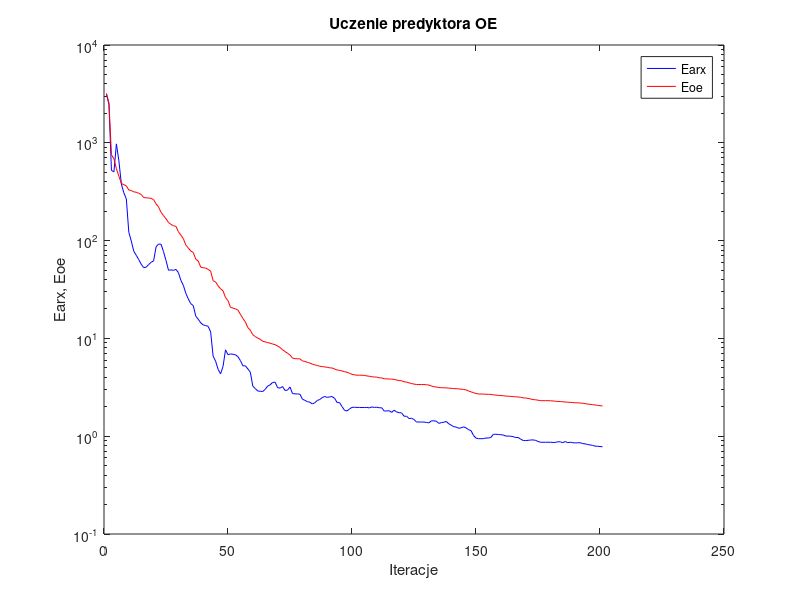
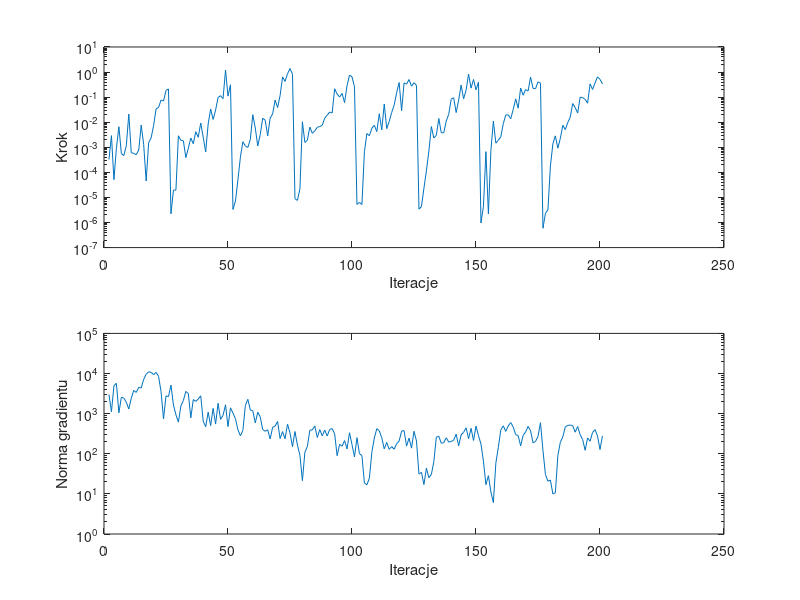

Write MATLAB code to recreate these figures, in order.
%uczenie predyktora oe
clear all;
n=0; farx(n+1)=3.122294e+003; foe(n+1)=3.204620e+003; wspucz(n+1)=0.000000e+000; ng(n+1)=0.000000e+000;
%odnowa zmiennej metryki
n=1; farx(n+1)=2.466100e+003; foe(n+1)=2.546111e+003; krok(n+1)=3.241749e-004; ng(n+1)=2.997538e+003;
n=2; farx(n+1)=5.220157e+002; foe(n+1)=7.561907e+002; krok(n+1)=2.914669e-003; ng(n+1)=1.116804e+003;
n=3; farx(n+1)=5.049183e+002; foe(n+1)=6.864577e+002; krok(n+1)=5.111781e-005; ng(n+1)=4.934676e+003;
n=4; farx(n+1)=9.750298e+002; foe(n+1)=5.435384e+002; krok(n+1)=9.177573e-004; ng(n+1)=5.708191e+003;
n=5; farx(n+1)=6.532373e+002; foe(n+1)=4.554085e+002; krok(n+1)=6.607631e-003; ng(n+1)=1.046750e+003;
n=6; farx(n+1)=3.790468e+002; foe(n+1)=3.840179e+002; krok(n+1)=5.580990e-004; ng(n+1)=2.560219e+003;
n=7; farx(n+1)=3.081177e+002; foe(n+1)=3.732231e+002; krok(n+1)=4.690560e-004; ng(n+1)=2.431212e+003;
n=8; farx(n+1)=2.670973e+002; foe(n+1)=3.631324e+002; krok(n+1)=1.172316e-003; ng(n+1)=1.926934e+003;
n=9; farx(n+1)=1.217955e+002; foe(n+1)=3.293520e+002; krok(n+1)=2.119383e-002; ng(n+1)=1.306502e+003;
n=10; farx(n+1)=9.906768e+001; foe(n+1)=3.245571e+002; krok(n+1)=6.061801e-004; ng(n+1)=2.409311e+003;
n=11; farx(n+1)=7.797487e+001; foe(n+1)=3.154605e+002; krok(n+1)=5.782294e-004; ng(n+1)=3.792805e+003;
n=12; farx(n+1)=7.077095e+001; foe(n+1)=3.120705e+002; krok(n+1)=5.061965e-004; ng(n+1)=3.387387e+003;
n=13; farx(n+1)=6.398353e+001; foe(n+1)=3.049873e+002; krok(n+1)=7.740461e-004; ng(n+1)=4.537291e+003;
n=14; farx(n+1)=5.731645e+001; foe(n+1)=2.961512e+002; krok(n+1)=7.737158e-003; ng(n+1)=4.354803e+003;
n=15; farx(n+1)=5.295333e+001; foe(n+1)=2.755085e+002; krok(n+1)=1.276921e-003; ng(n+1)=7.163008e+003;
n=16; farx(n+1)=5.350006e+001; foe(n+1)=2.741652e+002; krok(n+1)=4.532526e-005; ng(n+1)=9.585502e+003;
n=17; farx(n+1)=5.691367e+001; foe(n+1)=2.726157e+002; krok(n+1)=1.528320e-003; ng(n+1)=1.105007e+004;
n=18; farx(n+1)=5.998381e+001; foe(n+1)=2.701301e+002; krok(n+1)=2.366515e-003; ng(n+1)=1.064593e+004;
n=19; farx(n+1)=6.204011e+001; foe(n+1)=2.624709e+002; krok(n+1)=7.342058e-003; ng(n+1)=9.404616e+003;
n=20; farx(n+1)=8.644638e+001; foe(n+1)=2.373532e+002; krok(n+1)=3.432277e-002; ng(n+1)=1.065354e+004;
n=21; farx(n+1)=9.218729e+001; foe(n+1)=2.205431e+002; krok(n+1)=3.863769e-002; ng(n+1)=8.540343e+003;
n=22; farx(n+1)=9.182451e+001; foe(n+1)=1.944533e+002; krok(n+1)=7.672268e-002; ng(n+1)=3.544927e+003;
n=23; farx(n+1)=7.709837e+001; foe(n+1)=1.800888e+002; krok(n+1)=7.000904e-002; ng(n+1)=7.361660e+002;
n=24; farx(n+1)=6.270055e+001; foe(n+1)=1.672855e+002; krok(n+1)=1.855710e-001; ng(n+1)=2.772623e+003;
n=25; farx(n+1)=4.978836e+001; foe(n+1)=1.532186e+002; krok(n+1)=2.114442e-001; ng(n+1)=2.654302e+003;
%odnowa zmiennej metryki
n=26; farx(n+1)=5.016830e+001; foe(n+1)=1.464646e+002; krok(n+1)=2.219980e-006; ng(n+1)=5.144129e+003;
n=27; farx(n+1)=4.963467e+001; foe(n+1)=1.417735e+002; krok(n+1)=1.953303e-005; ng(n+1)=1.635238e+003;
n=28; farx(n+1)=5.078558e+001; foe(n+1)=1.399700e+002; krok(n+1)=1.977673e-005; ng(n+1)=9.389887e+002;
n=29; farx(n+1)=4.711381e+001; foe(n+1)=1.232460e+002; krok(n+1)=2.883948e-003; ng(n+1)=6.158782e+002;
n=30; farx(n+1)=3.919309e+001; foe(n+1)=1.137516e+002; krok(n+1)=1.902387e-003; ng(n+1)=1.547784e+003;
n=31; farx(n+1)=3.487398e+001; foe(n+1)=1.044539e+002; krok(n+1)=1.812955e-003; ng(n+1)=2.122127e+003;
n=32; farx(n+1)=2.887609e+001; foe(n+1)=9.014245e+001; krok(n+1)=3.870864e-004; ng(n+1)=3.573731e+003;
n=33; farx(n+1)=2.532004e+001; foe(n+1)=8.388531e+001; krok(n+1)=9.064776e-004; ng(n+1)=3.165049e+003;
n=34; farx(n+1)=2.265406e+001; foe(n+1)=7.830823e+001; krok(n+1)=2.341941e-003; ng(n+1)=7.863182e+002;
n=35; farx(n+1)=2.161881e+001; foe(n+1)=7.555969e+001; krok(n+1)=1.389400e-003; ng(n+1)=2.244180e+003;
n=36; farx(n+1)=1.688986e+001; foe(n+1)=6.457774e+001; krok(n+1)=4.181404e-003; ng(n+1)=2.023931e+003;
n=37; farx(n+1)=1.571043e+001; foe(n+1)=6.180956e+001; krok(n+1)=2.511035e-003; ng(n+1)=2.313126e+003;
n=38; farx(n+1)=1.442488e+001; foe(n+1)=5.353408e+001; krok(n+1)=9.296334e-003; ng(n+1)=2.778966e+003;
n=39; farx(n+1)=1.373016e+001; foe(n+1)=5.278659e+001; krok(n+1)=2.519327e-003; ng(n+1)=6.519426e+002;
n=40; farx(n+1)=1.353158e+001; foe(n+1)=5.240226e+001; krok(n+1)=6.518015e-004; ng(n+1)=4.699584e+002;
n=41; farx(n+1)=1.328772e+001; foe(n+1)=5.077224e+001; krok(n+1)=8.471180e-003; ng(n+1)=1.088965e+003;
n=42; farx(n+1)=1.166357e+001; foe(n+1)=4.864341e+001; krok(n+1)=3.377395e-002; ng(n+1)=5.035596e+002;
n=43; farx(n+1)=6.580255e+000; foe(n+1)=3.895448e+001; krok(n+1)=1.291090e-002; ng(n+1)=1.358032e+003;
n=44; farx(n+1)=5.850696e+000; foe(n+1)=3.776972e+001; krok(n+1)=3.064379e-002; ng(n+1)=5.498086e+002;
n=45; farx(n+1)=4.832156e+000; foe(n+1)=3.445484e+001; krok(n+1)=9.759878e-002; ng(n+1)=1.814558e+003;
n=46; farx(n+1)=4.334509e+000; foe(n+1)=3.212896e+001; krok(n+1)=1.143175e-001; ng(n+1)=7.205135e+002;
n=47; farx(n+1)=5.180630e+000; foe(n+1)=3.061637e+001; krok(n+1)=8.693674e-002; ng(n+1)=9.056328e+002;
n=48; farx(n+1)=7.633274e+000; foe(n+1)=2.613040e+001; krok(n+1)=1.193773e+000; ng(n+1)=1.659315e+003;
n=49; farx(n+1)=6.810498e+000; foe(n+1)=2.436930e+001; krok(n+1)=1.096649e-001; ng(n+1)=4.745273e+002;
n=50; farx(n+1)=6.941667e+000; foe(n+1)=2.076434e+001; krok(n+1)=3.119789e-001; ng(n+1)=1.399460e+003;
%odnowa zmiennej metryki
n=51; farx(n+1)=6.880490e+000; foe(n+1)=2.040620e+001; krok(n+1)=3.315755e-006; ng(n+1)=1.030037e+003;
n=52; farx(n+1)=6.792600e+000; foe(n+1)=2.006673e+001; krok(n+1)=7.156975e-006; ng(n+1)=7.476420e+002;
n=53; farx(n+1)=6.510358e+000; foe(n+1)=1.949919e+001; krok(n+1)=5.007398e-005; ng(n+1)=3.969785e+002;
n=54; farx(n+1)=5.929889e+000; foe(n+1)=1.763939e+001; krok(n+1)=4.050306e-004; ng(n+1)=2.803466e+002;
n=55; farx(n+1)=5.243740e+000; foe(n+1)=1.601305e+001; krok(n+1)=1.667309e-003; ng(n+1)=3.788446e+002;
n=56; farx(n+1)=5.241622e+000; foe(n+1)=1.473556e+001; krok(n+1)=1.131319e-003; ng(n+1)=1.610215e+003;
n=57; farx(n+1)=4.880380e+000; foe(n+1)=1.290196e+001; krok(n+1)=9.846126e-004; ng(n+1)=2.278704e+003;
n=58; farx(n+1)=4.506807e+000; foe(n+1)=1.211245e+001; krok(n+1)=2.045232e-003; ng(n+1)=1.226683e+003;
n=59; farx(n+1)=3.250319e+000; foe(n+1)=1.090767e+001; krok(n+1)=1.989989e-002; ng(n+1)=1.179136e+003;
n=60; farx(n+1)=3.069525e+000; foe(n+1)=1.044388e+001; krok(n+1)=5.849663e-003; ng(n+1)=5.879218e+002;
n=61; farx(n+1)=2.899408e+000; foe(n+1)=1.006210e+001; krok(n+1)=1.130654e-003; ng(n+1)=1.084271e+003;
n=62; farx(n+1)=2.880562e+000; foe(n+1)=9.788161e+000; krok(n+1)=3.204735e-003; ng(n+1)=8.285866e+002;
n=63; farx(n+1)=2.863873e+000; foe(n+1)=9.343497e+000; krok(n+1)=1.450364e-002; ng(n+1)=4.020496e+002;
n=64; farx(n+1)=3.018280e+000; foe(n+1)=9.215334e+000; krok(n+1)=1.199953e-002; ng(n+1)=3.635429e+002;
n=65; farx(n+1)=3.252580e+000; foe(n+1)=9.058667e+000; krok(n+1)=2.855545e-003; ng(n+1)=3.964729e+002;
n=66; farx(n+1)=3.354335e+000; foe(n+1)=8.934979e+000; krok(n+1)=1.464382e-002; ng(n+1)=2.340342e+002;
n=67; farx(n+1)=3.544657e+000; foe(n+1)=8.760593e+000; krok(n+1)=2.147336e-002; ng(n+1)=4.575804e+002;
n=68; farx(n+1)=3.566790e+000; foe(n+1)=8.626975e+000; krok(n+1)=7.652986e-002; ng(n+1)=4.889756e+002;
n=69; farx(n+1)=3.134802e+000; foe(n+1)=8.359793e+000; krok(n+1)=3.840290e-002; ng(n+1)=6.389785e+002;
n=70; farx(n+1)=3.105028e+000; foe(n+1)=8.065537e+000; krok(n+1)=1.146023e-001; ng(n+1)=2.390400e+002;
n=71; farx(n+1)=3.215615e+000; foe(n+1)=7.652986e+000; krok(n+1)=6.400584e-001; ng(n+1)=3.582170e+002;
n=72; farx(n+1)=2.937931e+000; foe(n+1)=7.346365e+000; krok(n+1)=4.228884e-001; ng(n+1)=2.362811e+002;
n=73; farx(n+1)=2.959386e+000; foe(n+1)=7.049275e+000; krok(n+1)=8.551938e-001; ng(n+1)=5.457168e+002;
n=74; farx(n+1)=3.185004e+000; foe(n+1)=6.757267e+000; krok(n+1)=1.382959e+000; ng(n+1)=3.315475e+002;
n=75; farx(n+1)=2.725942e+000; foe(n+1)=6.292703e+000; krok(n+1)=8.204121e-001; ng(n+1)=1.500606e+002;
%odnowa zmiennej metryki
n=76; farx(n+1)=2.711659e+000; foe(n+1)=6.208863e+000; krok(n+1)=8.883311e-006; ng(n+1)=3.587476e+002;
n=77; farx(n+1)=2.703250e+000; foe(n+1)=6.193190e+000; krok(n+1)=7.626235e-006; ng(n+1)=1.634894e+002;
n=78; farx(n+1)=2.690287e+000; foe(n+1)=6.180741e+000; krok(n+1)=2.230894e-005; ng(n+1)=9.210308e+001;
n=79; farx(n+1)=2.391899e+000; foe(n+1)=5.884503e+000; krok(n+1)=1.040137e-002; ng(n+1)=2.133809e+001;
n=80; farx(n+1)=2.326366e+000; foe(n+1)=5.818764e+000; krok(n+1)=1.564230e-003; ng(n+1)=1.098227e+002;
n=81; farx(n+1)=2.256066e+000; foe(n+1)=5.691269e+000; krok(n+1)=1.915237e-003; ng(n+1)=1.518545e+002;
n=82; farx(n+1)=2.225313e+000; foe(n+1)=5.599739e+000; krok(n+1)=6.409470e-003; ng(n+1)=3.868457e+002;
n=83; farx(n+1)=2.136718e+000; foe(n+1)=5.456701e+000; krok(n+1)=3.621201e-003; ng(n+1)=3.938806e+002;
n=84; farx(n+1)=2.197609e+000; foe(n+1)=5.363819e+000; krok(n+1)=4.522618e-003; ng(n+1)=4.923722e+002;
n=85; farx(n+1)=2.318040e+000; foe(n+1)=5.286398e+000; krok(n+1)=6.274942e-003; ng(n+1)=2.547050e+002;
n=86; farx(n+1)=2.374017e+000; foe(n+1)=5.191401e+000; krok(n+1)=6.728198e-003; ng(n+1)=4.005749e+002;
n=87; farx(n+1)=2.483305e+000; foe(n+1)=5.153062e+000; krok(n+1)=7.592571e-003; ng(n+1)=2.791381e+002;
n=88; farx(n+1)=2.546751e+000; foe(n+1)=5.107735e+000; krok(n+1)=1.448480e-002; ng(n+1)=3.907588e+002;
n=89; farx(n+1)=2.494701e+000; foe(n+1)=5.065015e+000; krok(n+1)=1.913246e-002; ng(n+1)=2.776142e+002;
n=90; farx(n+1)=2.522883e+000; foe(n+1)=5.001498e+000; krok(n+1)=2.539936e-002; ng(n+1)=4.043414e+002;
n=91; farx(n+1)=2.543554e+000; foe(n+1)=4.983884e+000; krok(n+1)=2.327615e-002; ng(n+1)=4.240962e+002;
n=92; farx(n+1)=2.436456e+000; foe(n+1)=4.858805e+000; krok(n+1)=2.164743e-001; ng(n+1)=3.134549e+002;
n=93; farx(n+1)=2.209667e+000; foe(n+1)=4.749605e+000; krok(n+1)=1.328156e-001; ng(n+1)=8.943646e+001;
n=94; farx(n+1)=2.204397e+000; foe(n+1)=4.716532e+000; krok(n+1)=1.006208e-001; ng(n+1)=1.722859e+002;
n=95; farx(n+1)=2.006255e+000; foe(n+1)=4.639898e+000; krok(n+1)=1.414327e-001; ng(n+1)=1.543296e+002;
n=96; farx(n+1)=1.837106e+000; foe(n+1)=4.571117e+000; krok(n+1)=6.045742e-002; ng(n+1)=2.133128e+002;
n=97; farx(n+1)=1.812600e+000; foe(n+1)=4.507023e+000; krok(n+1)=2.876382e-001; ng(n+1)=1.317430e+002;
n=98; farx(n+1)=1.899467e+000; foe(n+1)=4.394231e+000; krok(n+1)=7.541830e-001; ng(n+1)=3.342692e+002;
n=99; farx(n+1)=1.971589e+000; foe(n+1)=4.290217e+000; krok(n+1)=6.477968e-001; ng(n+1)=1.689345e+002;
n=100; farx(n+1)=1.976195e+000; foe(n+1)=4.234151e+000; krok(n+1)=2.565715e-001; ng(n+1)=8.329092e+001;
%odnowa zmiennej metryki
n=101; farx(n+1)=1.970216e+000; foe(n+1)=4.208874e+000; krok(n+1)=5.279666e-006; ng(n+1)=2.516076e+002;
n=102; farx(n+1)=1.967490e+000; foe(n+1)=4.204722e+000; krok(n+1)=6.371971e-006; ng(n+1)=1.006845e+002;
n=103; farx(n+1)=1.964240e+000; foe(n+1)=4.201888e+000; krok(n+1)=5.209906e-006; ng(n+1)=9.001616e+001;
n=104; farx(n+1)=1.964609e+000; foe(n+1)=4.187425e+000; krok(n+1)=6.621248e-004; ng(n+1)=1.869171e+001;
n=105; farx(n+1)=1.970041e+000; foe(n+1)=4.130884e+000; krok(n+1)=3.544455e-003; ng(n+1)=1.685748e+001;
n=106; farx(n+1)=1.947473e+000; foe(n+1)=4.101063e+000; krok(n+1)=2.883948e-003; ng(n+1)=2.455223e+001;
n=107; farx(n+1)=1.991686e+000; foe(n+1)=4.055820e+000; krok(n+1)=5.711090e-003; ng(n+1)=1.086353e+002;
n=108; farx(n+1)=1.969314e+000; foe(n+1)=4.030194e+000; krok(n+1)=7.660947e-003; ng(n+1)=2.473539e+002;
n=109; farx(n+1)=1.978495e+000; foe(n+1)=4.016715e+000; krok(n+1)=4.234033e-003; ng(n+1)=4.216049e+002;
n=110; farx(n+1)=1.953440e+000; foe(n+1)=3.961633e+000; krok(n+1)=2.173419e-002; ng(n+1)=3.713967e+002;
n=111; farx(n+1)=1.952621e+000; foe(n+1)=3.941197e+000; krok(n+1)=4.957342e-003; ng(n+1)=2.509212e+002;
n=112; farx(n+1)=1.805559e+000; foe(n+1)=3.867275e+000; krok(n+1)=5.335388e-002; ng(n+1)=1.320835e+002;
n=113; farx(n+1)=1.813753e+000; foe(n+1)=3.858962e+000; krok(n+1)=5.548179e-003; ng(n+1)=1.916521e+002;
n=114; farx(n+1)=1.820214e+000; foe(n+1)=3.842499e+000; krok(n+1)=1.071180e-002; ng(n+1)=1.287163e+002;
n=115; farx(n+1)=1.753577e+000; foe(n+1)=3.831611e+000; krok(n+1)=2.447549e-002; ng(n+1)=1.508560e+002;
n=116; farx(n+1)=1.843546e+000; foe(n+1)=3.811407e+000; krok(n+1)=4.773765e-002; ng(n+1)=1.298099e+002;
n=117; farx(n+1)=1.769905e+000; foe(n+1)=3.753250e+000; krok(n+1)=1.500565e-001; ng(n+1)=1.791132e+002;
n=118; farx(n+1)=1.738915e+000; foe(n+1)=3.706120e+000; krok(n+1)=3.839848e-001; ng(n+1)=2.071149e+002;
n=119; farx(n+1)=1.731048e+000; foe(n+1)=3.686256e+000; krok(n+1)=2.865057e-002; ng(n+1)=3.658740e+002;
n=120; farx(n+1)=1.599227e+000; foe(n+1)=3.599819e+000; krok(n+1)=3.691454e-001; ng(n+1)=3.789888e+002;
n=121; farx(n+1)=1.600856e+000; foe(n+1)=3.576851e+000; krok(n+1)=3.311156e-001; ng(n+1)=1.551015e+002;
n=122; farx(n+1)=1.514970e+000; foe(n+1)=3.510093e+000; krok(n+1)=5.045340e-001; ng(n+1)=2.458432e+002;
n=123; farx(n+1)=1.525861e+000; foe(n+1)=3.456703e+000; krok(n+1)=2.725288e-001; ng(n+1)=1.382235e+002;
n=124; farx(n+1)=1.482978e+000; foe(n+1)=3.411795e+000; krok(n+1)=3.762637e-001; ng(n+1)=3.637179e+002;
n=125; farx(n+1)=1.396948e+000; foe(n+1)=3.376056e+000; krok(n+1)=2.944474e-001; ng(n+1)=2.081995e+002;
%odnowa zmiennej metryki
n=126; farx(n+1)=1.396572e+000; foe(n+1)=3.375813e+000; krok(n+1)=3.422485e-006; ng(n+1)=3.121696e+001;
n=127; farx(n+1)=1.395880e+000; foe(n+1)=3.375468e+000; krok(n+1)=4.316184e-006; ng(n+1)=3.440027e+001;
n=128; farx(n+1)=1.395361e+000; foe(n+1)=3.375026e+000; krok(n+1)=2.322634e-005; ng(n+1)=1.705709e+001;
n=129; farx(n+1)=1.382577e+000; foe(n+1)=3.357882e+000; krok(n+1)=1.144049e-004; ng(n+1)=4.368544e+001;
n=130; farx(n+1)=1.369013e+000; foe(n+1)=3.335255e+000; krok(n+1)=7.139873e-004; ng(n+1)=2.533421e+001;
n=131; farx(n+1)=1.434185e+000; foe(n+1)=3.265579e+000; krok(n+1)=6.700076e-003; ng(n+1)=3.050348e+001;
n=132; farx(n+1)=1.437028e+000; foe(n+1)=3.204613e+000; krok(n+1)=2.339183e-003; ng(n+1)=6.392602e+001;
n=133; farx(n+1)=1.423465e+000; foe(n+1)=3.187728e+000; krok(n+1)=3.011555e-003; ng(n+1)=2.595893e+002;
n=134; farx(n+1)=1.352805e+000; foe(n+1)=3.144549e+000; krok(n+1)=1.406421e-002; ng(n+1)=2.729361e+002;
n=135; farx(n+1)=1.376140e+000; foe(n+1)=3.134366e+000; krok(n+1)=3.796286e-003; ng(n+1)=1.827733e+002;
n=136; farx(n+1)=1.388339e+000; foe(n+1)=3.130406e+000; krok(n+1)=3.792736e-003; ng(n+1)=1.896782e+002;
n=137; farx(n+1)=1.416217e+000; foe(n+1)=3.118482e+000; krok(n+1)=1.111520e-002; ng(n+1)=2.502245e+002;
n=138; farx(n+1)=1.341377e+000; foe(n+1)=3.103794e+000; krok(n+1)=2.067140e-002; ng(n+1)=1.953769e+002;
n=139; farx(n+1)=1.295816e+000; foe(n+1)=3.089960e+000; krok(n+1)=8.277891e-002; ng(n+1)=2.018284e+002;
n=140; farx(n+1)=1.252984e+000; foe(n+1)=3.067730e+000; krok(n+1)=9.464413e-002; ng(n+1)=2.185270e+002;
n=141; farx(n+1)=1.239797e+000; foe(n+1)=3.060135e+000; krok(n+1)=2.421456e-002; ng(n+1)=3.072988e+002;
n=142; farx(n+1)=1.205410e+000; foe(n+1)=3.046147e+000; krok(n+1)=7.618367e-002; ng(n+1)=1.576664e+002;
n=143; farx(n+1)=1.218316e+000; foe(n+1)=3.026700e+000; krok(n+1)=3.041953e-001; ng(n+1)=2.951429e+002;
n=144; farx(n+1)=1.245083e+000; foe(n+1)=3.004930e+000; krok(n+1)=8.625198e-002; ng(n+1)=3.418615e+002;
n=145; farx(n+1)=1.216040e+000; foe(n+1)=2.976200e+000; krok(n+1)=1.872762e-001; ng(n+1)=4.437391e+002;
n=146; farx(n+1)=1.167572e+000; foe(n+1)=2.896631e+000; krok(n+1)=8.340965e-001; ng(n+1)=2.369913e+002;
n=147; farx(n+1)=1.139219e+000; foe(n+1)=2.839905e+000; krok(n+1)=2.286351e-001; ng(n+1)=4.302669e+002;
n=148; farx(n+1)=1.017275e+000; foe(n+1)=2.784664e+000; krok(n+1)=5.045340e-001; ng(n+1)=2.141508e+002;
n=149; farx(n+1)=9.556769e-001; foe(n+1)=2.735140e+000; krok(n+1)=1.961845e-001; ng(n+1)=4.902802e+002;
n=150; farx(n+1)=9.432375e-001; foe(n+1)=2.700737e+000; krok(n+1)=3.923690e-001; ng(n+1)=2.835283e+002;
%odnowa zmiennej metryki
n=151; farx(n+1)=9.433904e-001; foe(n+1)=2.698511e+000; krok(n+1)=9.567258e-007; ng(n+1)=1.745394e+002;
n=152; farx(n+1)=9.444194e-001; foe(n+1)=2.697168e+000; krok(n+1)=4.409283e-006; ng(n+1)=6.543013e+001;
n=153; farx(n+1)=9.581679e-001; foe(n+1)=2.682725e+000; krok(n+1)=6.710424e-004; ng(n+1)=1.697263e+001;
n=154; farx(n+1)=9.583276e-001; foe(n+1)=2.682574e+000; krok(n+1)=2.219980e-006; ng(n+1)=2.840577e+001;
n=155; farx(n+1)=9.708039e-001; foe(n+1)=2.674985e+000; krok(n+1)=7.433745e-004; ng(n+1)=1.121670e+001;
n=156; farx(n+1)=1.045533e+000; foe(n+1)=2.647152e+000; krok(n+1)=1.111520e-002; ng(n+1)=6.084254e+000;
n=157; farx(n+1)=1.047394e+000; foe(n+1)=2.634386e+000; krok(n+1)=1.463096e-003; ng(n+1)=5.827830e+001;
n=158; farx(n+1)=1.041254e+000; foe(n+1)=2.615603e+000; krok(n+1)=1.925691e-003; ng(n+1)=1.445221e+002;
n=159; farx(n+1)=1.035819e+000; foe(n+1)=2.607390e+000; krok(n+1)=2.607206e-003; ng(n+1)=3.923824e+002;
n=160; farx(n+1)=1.028364e+000; foe(n+1)=2.594815e+000; krok(n+1)=8.744518e-003; ng(n+1)=4.968916e+002;
n=161; farx(n+1)=1.002832e+000; foe(n+1)=2.572936e+000; krok(n+1)=1.938023e-002; ng(n+1)=3.618343e+002;
n=162; farx(n+1)=1.003573e+000; foe(n+1)=2.565669e+000; krok(n+1)=1.955649e-002; ng(n+1)=4.940331e+002;
n=163; farx(n+1)=9.993672e-001; foe(n+1)=2.549766e+000; krok(n+1)=1.375044e-002; ng(n+1)=6.001217e+002;
n=164; farx(n+1)=9.893694e-001; foe(n+1)=2.541848e+000; krok(n+1)=3.230408e-002; ng(n+1)=4.659510e+002;
n=165; farx(n+1)=9.692710e-001; foe(n+1)=2.525945e+000; krok(n+1)=8.509079e-002; ng(n+1)=2.986939e+002;
n=166; farx(n+1)=9.701936e-001; foe(n+1)=2.518745e+000; krok(n+1)=3.631613e-002; ng(n+1)=2.851666e+002;
n=167; farx(n+1)=9.337645e-001; foe(n+1)=2.502691e+000; krok(n+1)=2.301336e-001; ng(n+1)=1.574662e+002;
n=168; farx(n+1)=9.052567e-001; foe(n+1)=2.467585e+000; krok(n+1)=1.191056e-001; ng(n+1)=2.859435e+002;
n=169; farx(n+1)=9.014612e-001; foe(n+1)=2.455295e+000; krok(n+1)=2.012417e-001; ng(n+1)=3.487045e+002;
n=170; farx(n+1)=9.075478e-001; foe(n+1)=2.436910e+000; krok(n+1)=1.738735e-001; ng(n+1)=4.825165e+002;
n=171; farx(n+1)=9.135814e-001; foe(n+1)=2.400971e+000; krok(n+1)=6.317991e-001; ng(n+1)=3.755833e+002;
n=172; farx(n+1)=9.168459e-001; foe(n+1)=2.370773e+000; krok(n+1)=2.230542e-001; ng(n+1)=1.868322e+002;
n=173; farx(n+1)=9.065992e-001; foe(n+1)=2.356264e+000; krok(n+1)=2.167565e-001; ng(n+1)=2.031324e+002;
n=174; farx(n+1)=8.843282e-001; foe(n+1)=2.334911e+000; krok(n+1)=4.090511e-001; ng(n+1)=2.707039e+002;
n=175; farx(n+1)=8.671208e-001; foe(n+1)=2.309117e+000; krok(n+1)=3.589327e-001; ng(n+1)=5.940359e+002;
%odnowa zmiennej metryki
n=176; farx(n+1)=8.670376e-001; foe(n+1)=2.308527e+000; krok(n+1)=5.896779e-007; ng(n+1)=1.208788e+002;
n=177; farx(n+1)=8.671956e-001; foe(n+1)=2.308367e+000; krok(n+1)=2.346697e-006; ng(n+1)=3.038413e+001;
n=178; farx(n+1)=8.673676e-001; foe(n+1)=2.308249e+000; krok(n+1)=3.185077e-006; ng(n+1)=2.065062e+001;
n=179; farx(n+1)=8.677966e-001; foe(n+1)=2.303450e+000; krok(n+1)=1.784716e-004; ng(n+1)=2.213266e+001;
n=180; farx(n+1)=8.626783e-001; foe(n+1)=2.294292e+000; krok(n+1)=1.389400e-003; ng(n+1)=9.963102e+000;
n=181; farx(n+1)=8.640088e-001; foe(n+1)=2.276393e+000; krok(n+1)=2.855545e-003; ng(n+1)=1.067248e+001;
n=182; farx(n+1)=8.773544e-001; foe(n+1)=2.267340e+000; krok(n+1)=9.232346e-004; ng(n+1)=8.988301e+001;
n=183; farx(n+1)=8.757519e-001; foe(n+1)=2.262277e+000; krok(n+1)=2.247173e-003; ng(n+1)=1.932829e+002;
n=184; farx(n+1)=8.590032e-001; foe(n+1)=2.249348e+000; krok(n+1)=7.505960e-003; ng(n+1)=2.633238e+002;
n=185; farx(n+1)=8.823801e-001; foe(n+1)=2.236754e+000; krok(n+1)=5.060913e-003; ng(n+1)=4.682156e+002;
n=186; farx(n+1)=8.591870e-001; foe(n+1)=2.224923e+000; krok(n+1)=9.683310e-003; ng(n+1)=5.100073e+002;
n=187; farx(n+1)=8.678085e-001; foe(n+1)=2.218576e+000; krok(n+1)=1.586441e-002; ng(n+1)=5.195069e+002;
n=188; farx(n+1)=8.587782e-001; foe(n+1)=2.206179e+000; krok(n+1)=5.558094e-002; ng(n+1)=4.983344e+002;
n=189; farx(n+1)=8.534248e-001; foe(n+1)=2.197732e+000; krok(n+1)=3.805310e-002; ng(n+1)=3.449086e+002;
n=190; farx(n+1)=8.572673e-001; foe(n+1)=2.195423e+000; krok(n+1)=2.319637e-002; ng(n+1)=4.772122e+002;
n=191; farx(n+1)=8.581279e-001; foe(n+1)=2.184721e+000; krok(n+1)=1.001107e-001; ng(n+1)=2.983835e+002;
n=192; farx(n+1)=8.412098e-001; foe(n+1)=2.172660e+000; krok(n+1)=9.599621e-002; ng(n+1)=2.269657e+002;
n=193; farx(n+1)=8.353551e-001; foe(n+1)=2.155324e+000; krok(n+1)=8.155575e-002; ng(n+1)=1.220913e+002;
n=194; farx(n+1)=8.219757e-001; foe(n+1)=2.131627e+000; krok(n+1)=5.730945e-002; ng(n+1)=2.483034e+002;
n=195; farx(n+1)=8.150642e-001; foe(n+1)=2.117894e+000; krok(n+1)=3.390079e-001; ng(n+1)=2.055473e+002;
n=196; farx(n+1)=8.052816e-001; foe(n+1)=2.105218e+000; krok(n+1)=2.023747e-001; ng(n+1)=3.391346e+002;
n=197; farx(n+1)=7.909943e-001; foe(n+1)=2.084412e+000; krok(n+1)=3.730916e-001; ng(n+1)=4.002894e+002;
n=198; farx(n+1)=7.899359e-001; foe(n+1)=2.068522e+000; krok(n+1)=6.435764e-001; ng(n+1)=2.766838e+002;
n=199; farx(n+1)=7.842128e-001; foe(n+1)=2.050608e+000; krok(n+1)=5.115815e-001; ng(n+1)=1.273198e+002;
n=200; farx(n+1)=7.803243e-001; foe(n+1)=2.041092e+000; krok(n+1)=3.354651e-001; ng(n+1)=2.799575e+002;

figure; semilogy(farx,'b'); hold on; semilogy(foe,'r'); xlabel('Iteracje'); ylabel('Earx, Eoe'); legend('Earx','Eoe'); title('Uczenie predyktora OE');
figure; subplot(2,1,1); semilogy(krok); xlabel('Iteracje'); ylabel('Krok');
subplot(2,1,2); semilogy(ng); xlabel('Iteracje'); ylabel('Norma gradientu');
Earx=farx(n+1)
Eoe=foe(n+1)
